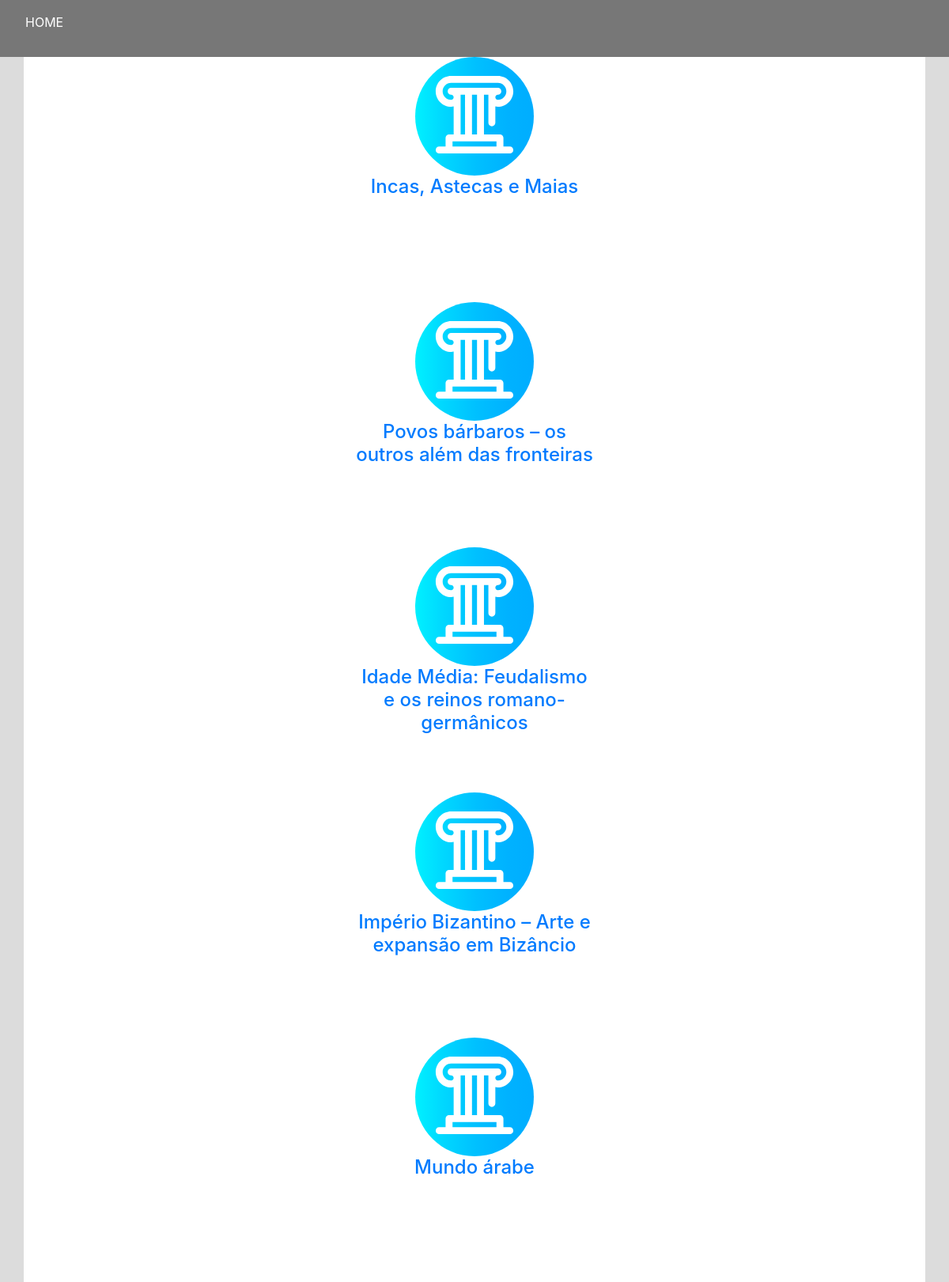
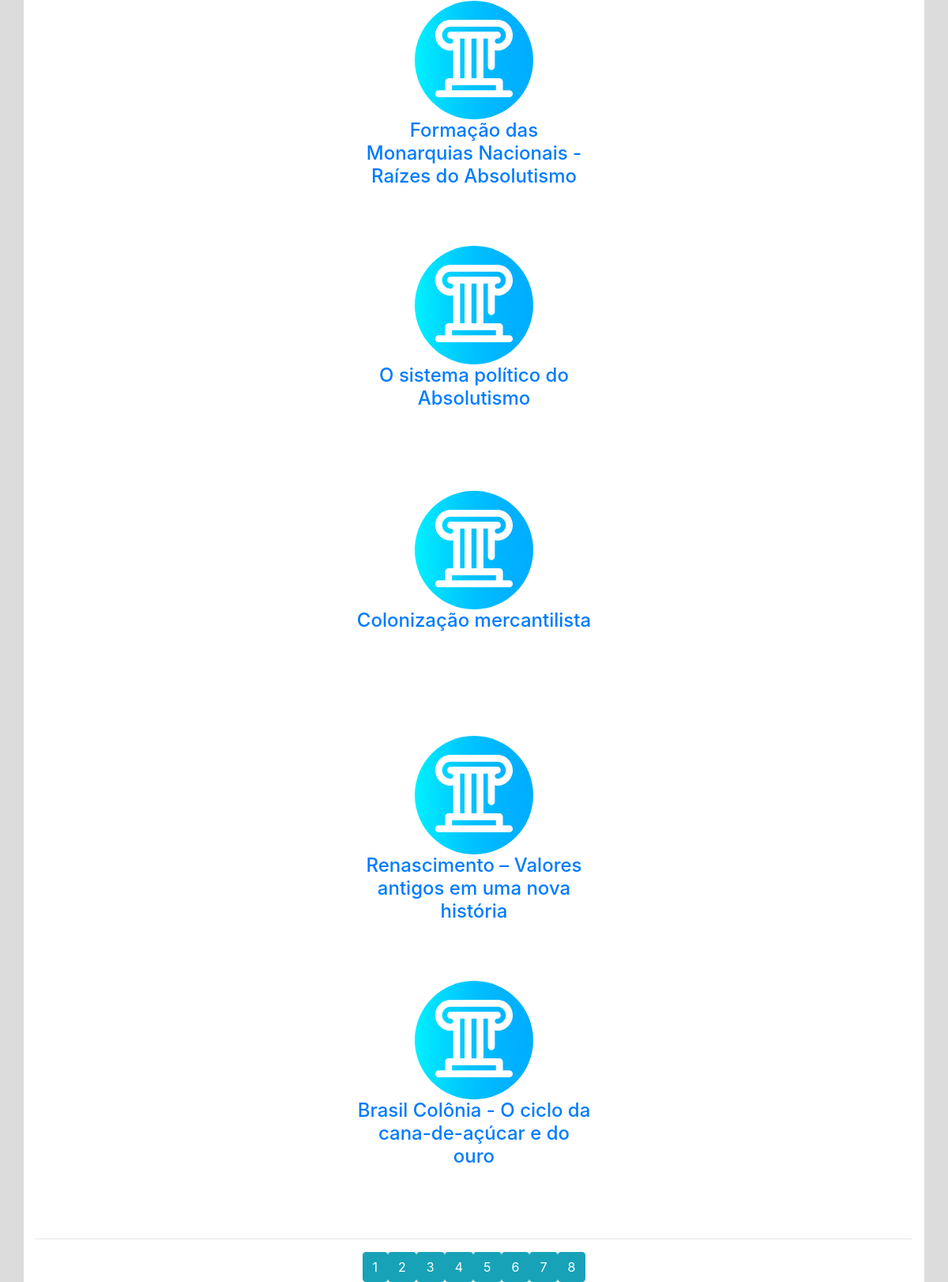
Screenshot of /conteudo/index.php?p=2&res=Historia with the database file from the repository (2 pictures, top to bottom).
### tables this page shows
CREATE TABLE `aulas` (
  `id` int(11) NOT NULL,
  `link` varchar(225) NOT NULL,
  `materia` varchar(225) NOT NULL,
  `cod_materia` int(11) NOT NULL,
  `nome_aula` varchar(255) NOT NULL
);

### conteudo/index.php (the view, shortened to what this page needs)
<!DOCTYPE html><html>
<head>
	<link rel="stylesheet" href="https://stackpath.bootstrapcdn.com/bootstrap/4.1.3/css/bootstrap.min.css">
</head>
<body style="background-color: #dcdcdc">
	<div class="navbar navbar-expand-lg navbar-dark" style="background-color: #777777">
		<div class="navbar navbar-header">
			<p id="topo"><a href="/projetoKarol/index.php" style="color:white; text-decoration: none;">HOME</a></p>
		</div>
	</div>
	<div class="container" style="background-color: white"><center>
		<div style="width: 350px; overflow: hidden;" align="center">
		<?php
			$li = $_GET['res'];
			$pdo = new PDO("mysql:dbname=enem2007;host=127.0.0.1", "root", "");
			$sql = $pdo->prepare("SELECT COUNT(*) as c FROM aulas WHERE materia = '$li'");
			$sql->execute();
			$sql = $sql->fetch();
			$total = $sql['c'];
			$paginas = $total / 10;
			$pg = 1;
			if (isset($_GET['p']) && !empty($_GET['p'])) {
				$pg = addslashes($_GET['p']);
			}
			$p = ($pg - 1) * 10;
			$sql = $pdo->prepare("SELECT * FROM aulas WHERE materia = '$li' LIMIT $p, 10");
			$sql->execute();
			$retorno = $sql->fetchAll();
			foreach ($retorno as $exibi) {
				$link = $exibi['link'];
				$titulo = $exibi['nome_aula'];
				echo "<div class='aulas' align='center' style='max-width:300px'>";
					echo "<img src='../assets/imagens/icons/".strtolower($exibi['materia']).".svg'>";
					echo "<a href='aulas/sistema.php?li=".$link."&mat=".$exibi['materia']."'>"."<h4>".utf8_encode($titulo)."</h4>"."</a>";
				echo "</div>";
				echo "<br><br><br><br><br>";
			}
		?>
	</div></center>
	<center>
		<?php
			echo "<hr>";
			for ($q=0; $q < $paginas; $q++) {
				echo "<a href='./index.php?p=".($q+1)."&res=".$li."' align='center' class='btn btn-info'>".($q+1)." </a>";
			}
		?>
	</center>
	</div>
</body>
</html>

### conteudo/index.php (style rules this page uses)
.aulas { width: 700px; height: 190px; }
.aulas img { width: 200px; height: 150px; }

### rows the page displays
aulas: nome_aula "Incas, Astecas e Maias"
aulas: nome_aula "Povos bárbaros – os outros além das fronteiras"
aulas: nome_aula "Idade Média: Feudalismo e os reinos romano-germânicos"
aulas: nome_aula "Império Bizantino – Arte e expansão em Bizâncio"
aulas: nome_aula "Mundo árabe"
aulas: nome_aula "Formação das Monarquias Nacionais - Raízes do Absolutismo"
aulas: nome_aula "O sistema político do Absolutismo"
aulas: nome_aula "Colonização mercantilista"
aulas: nome_aula "Renascimento – Valores antigos em uma nova história"
aulas: nome_aula "Brasil Colônia - O ciclo da cana-de-açúcar e do ouro"
